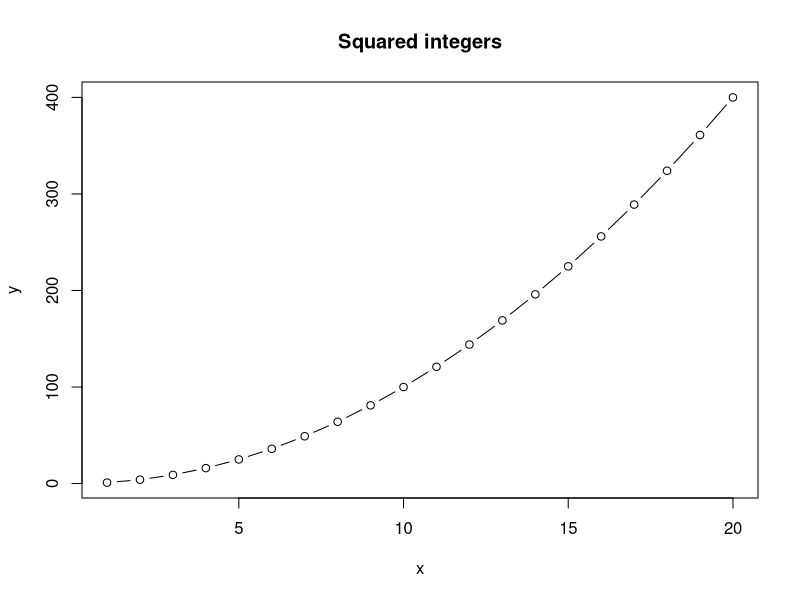
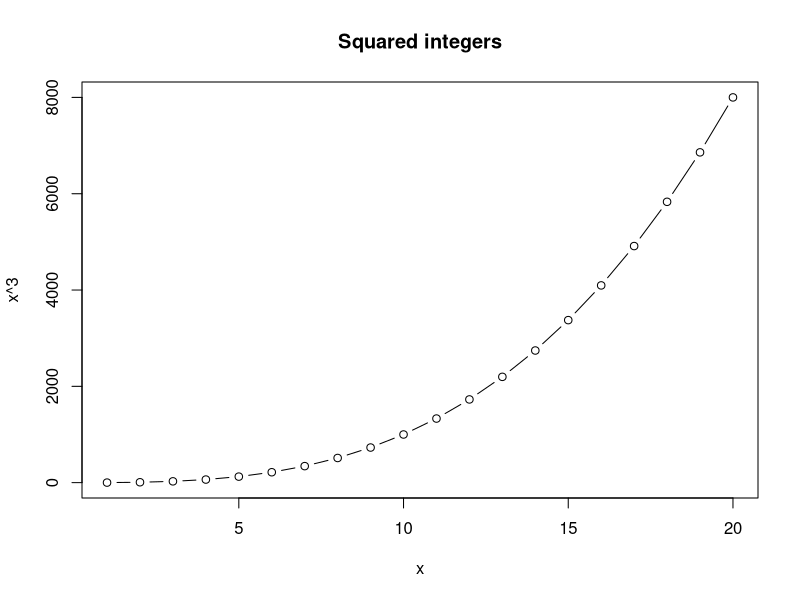
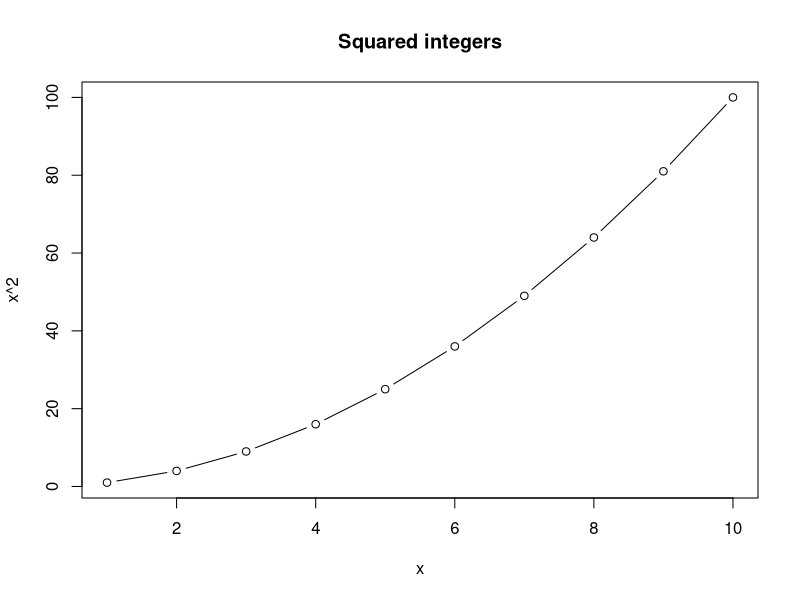
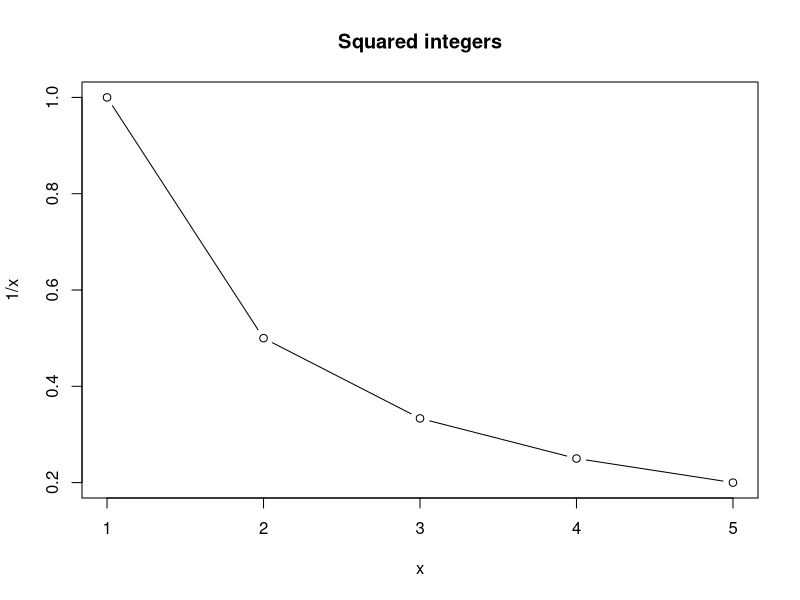

Reproduce these figures in R, in order.
## This is a R script 
## Run this code to make a plot of x and x^2 for the integers from 1 to 10

x <- 1:20
y <- x^2


plot(x,y, type = "b", main = "Squared integers")
plot(x,x^3, type = "b", main = "Squared integers")


#plot for x: 1 to 10
x<- 1:10
plot(x,x^2, type = "b", main = "Squared integers")


#Re-did github connection on new machine, lets see if committing and push are successful
x<-1:5
plot(x,1/x, type = "b", main = "Squared integers")
